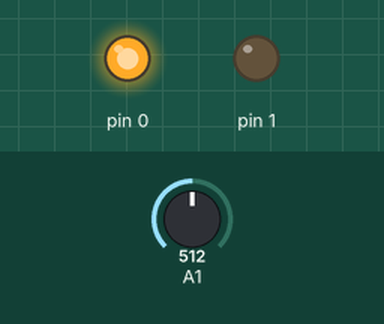
Simulated run of this sketch. Board: Arduino Uno, built with avr-gcc and run on an emulated ATmega328P. Parts: output pins drawn as LEDs (lit = HIGH). The test bench sets the inputs (shaded band); at power-on: A1 = 512.

Above: at 1.2 s.
1.3 s: A1 set to 282
2.8 s: A1 set to 254
At 3.8 s:
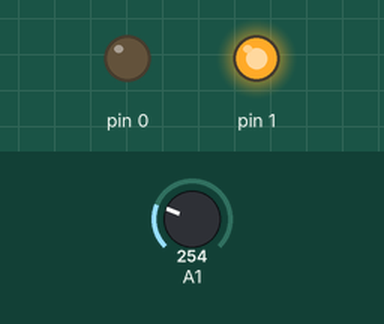
4.3 s: A1 set to 306
At 5.0 s:
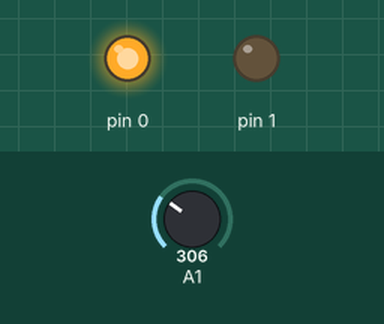
5.8 s: A1 set to 122
At 6.1 s:
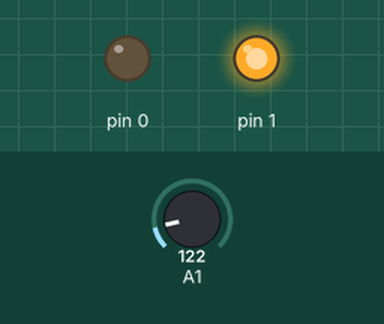
Timing chart, 0 to 8.3 s (numbered marks = the images above; inputs shaded):
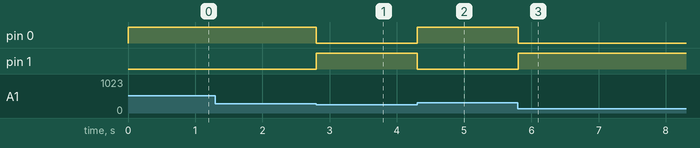

Measured:
- the behaviour switches between 266 and 265 on A1 (found by bisection; images 0 and 1)
- after the input at 1.3 s, every drawn part: stays the same
- after the input at 2.8 s, pin 0: HIGH → LOW at once; pin 1: LOW → HIGH at once
- after the input at 4.3 s, pin 0: LOW → HIGH at once; pin 1: HIGH → LOW at once
- after the input at 5.8 s, pin 0: HIGH → LOW at once; pin 1: LOW → HIGH at once

The sketch:

ad8313_test.ino
```cpp
int in=0;
int val=0;

void setup()
{
  pinMode(A1, INPUT);
  pinMode(0, OUTPUT);
  pinMode(1, OUTPUT);
}

void loop()
{
  in = analogRead(A1);
  val = map(in, 170, 360, 0, 255);
  constrain(val, 255, 0);
  analogWrite(0, val);
  analogWrite(1, 255-val);
  delay(2);
}
```
